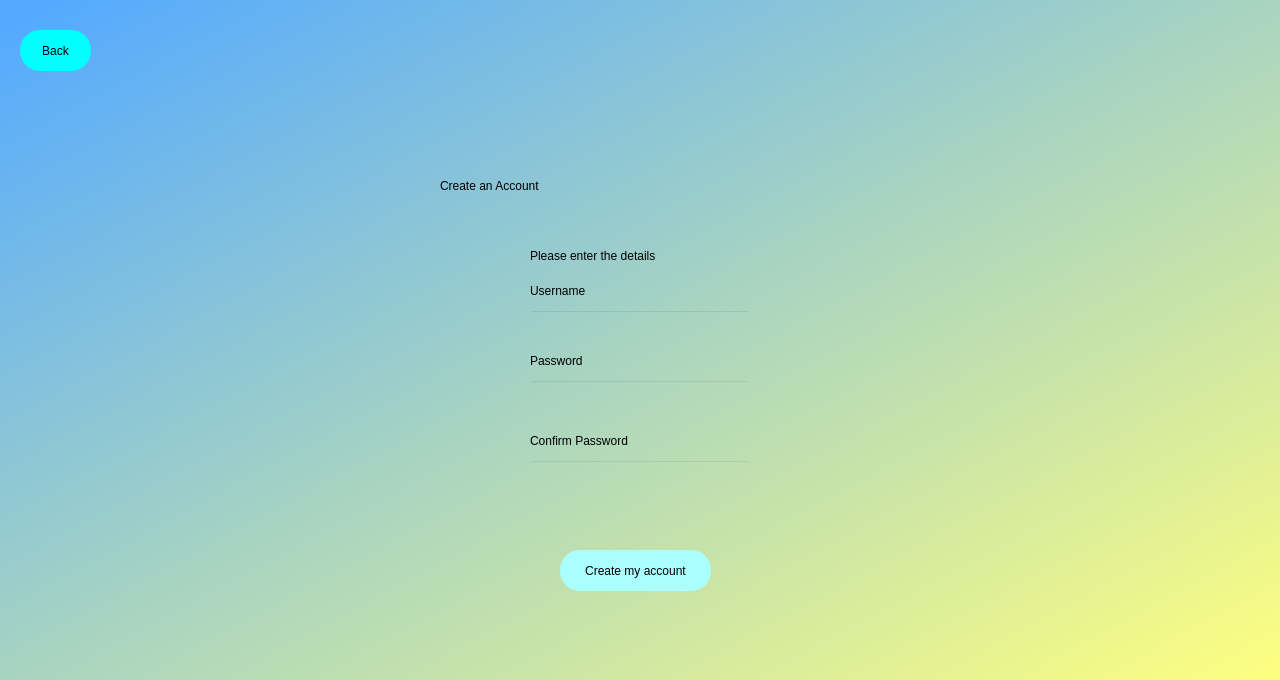
<?xml version="1.0" encoding="UTF-8"?>
<ui version="4.0">
 <class>Dialog</class>
 <widget class="QDialog" name="Dialog">
  <property name="geometry">
   <rect>
    <x>0</x>
    <y>0</y>
    <width>1280</width>
    <height>680</height>
   </rect>
  </property>
  <property name="windowTitle">
   <string>Dialog</string>
  </property>
  <widget class="QWidget" name="bgwidget" native="true">
   <property name="geometry">
    <rect>
     <x>0</x>
     <y>0</y>
     <width>1280</width>
     <height>680</height>
    </rect>
   </property>
   <property name="styleSheet">
    <string notr="true">QWidget#bgwidget{
background-color: qlineargradient(spread:pad, x1:0.0113636, y1:0.034, x2:1, y2:1, stop:0 rgba(85, 170, 255, 255), stop:1 rgba(255, 255, 127, 255));}</string>
   </property>
   <widget class="QLabel" name="label">
    <property name="geometry">
     <rect>
      <x>440</x>
      <y>150</y>
      <width>371</width>
      <height>71</height>
     </rect>
    </property>
    <property name="styleSheet">
     <string notr="true">color: rgb(0, 0, 0);
font: 36pt &quot;Calibri&quot;;</string>
    </property>
    <property name="text">
     <string>Create an Account</string>
    </property>
   </widget>
   <widget class="QLabel" name="label_2">
    <property name="geometry">
     <rect>
      <x>530</x>
      <y>230</y>
      <width>231</width>
      <height>51</height>
     </rect>
    </property>
    <property name="styleSheet">
     <string notr="true">font: 16pt &quot;Arial&quot;;
color: rgb(0, 0, 0);</string>
    </property>
    <property name="text">
     <string>Please enter the details</string>
    </property>
   </widget>
   <widget class="QPushButton" name="createnewbutton">
    <property name="geometry">
     <rect>
      <x>560</x>
      <y>550</y>
      <width>151</width>
      <height>41</height>
     </rect>
    </property>
    <property name="styleSheet">
     <string notr="true">border-radius: 20px;
font: 12pt &quot;Arial&quot;;
background-color: rgb(170, 255, 255);</string>
    </property>
    <property name="text">
     <string>Create my account</string>
    </property>
   </widget>
   <widget class="QLineEdit" name="emailfield">
    <property name="geometry">
     <rect>
      <x>530</x>
      <y>310</y>
      <width>221</width>
      <height>31</height>
     </rect>
    </property>
    <property name="styleSheet">
     <string notr="true">background-color: rgba(0,0,0,0);
font: 12pt &quot;Arial&quot;;</string>
    </property>
   </widget>
   <widget class="QLineEdit" name="passwordfield">
    <property name="geometry">
     <rect>
      <x>530</x>
      <y>380</y>
      <width>221</width>
      <height>31</height>
     </rect>
    </property>
    <property name="styleSheet">
     <string notr="true">background-color: rgba(0,0,0,0);
font: 12pt &quot;Arial&quot;;</string>
    </property>
    <property name="echoMode">
     <enum>QLineEdit::Password</enum>
    </property>
   </widget>
   <widget class="QLabel" name="label_3">
    <property name="geometry">
     <rect>
      <x>530</x>
      <y>280</y>
      <width>71</width>
      <height>21</height>
     </rect>
    </property>
    <property name="styleSheet">
     <string notr="true">font: 12pt &quot;Arial&quot;;</string>
    </property>
    <property name="text">
     <string>Username</string>
    </property>
   </widget>
   <widget class="QLabel" name="label_4">
    <property name="geometry">
     <rect>
      <x>530</x>
      <y>350</y>
      <width>71</width>
      <height>21</height>
     </rect>
    </property>
    <property name="styleSheet">
     <string notr="true">font: 12pt &quot;Arial&quot;;</string>
    </property>
    <property name="text">
     <string>Password</string>
    </property>
   </widget>
   <widget class="QLabel" name="error">
    <property name="geometry">
     <rect>
      <x>530</x>
      <y>510</y>
      <width>481</width>
      <height>21</height>
     </rect>
    </property>
    <property name="styleSheet">
     <string notr="true">color: rgb(255, 0, 0);
font: 12pt &quot;Arial&quot;;</string>
    </property>
    <property name="text">
     <string/>
    </property>
   </widget>
   <widget class="QLineEdit" name="confirmpasswordfield">
    <property name="geometry">
     <rect>
      <x>530</x>
      <y>460</y>
      <width>221</width>
      <height>31</height>
     </rect>
    </property>
    <property name="styleSheet">
     <string notr="true">background-color: rgba(0,0,0,0);
font: 12pt &quot;Arial&quot;;</string>
    </property>
    <property name="echoMode">
     <enum>QLineEdit::Password</enum>
    </property>
   </widget>
   <widget class="QLabel" name="label_5">
    <property name="geometry">
     <rect>
      <x>530</x>
      <y>430</y>
      <width>141</width>
      <height>21</height>
     </rect>
    </property>
    <property name="styleSheet">
     <string notr="true">font: 12pt &quot;Arial&quot;;</string>
    </property>
    <property name="text">
     <string>Confirm Password</string>
    </property>
   </widget>
   <widget class="QPushButton" name="backwelcome">
    <property name="geometry">
     <rect>
      <x>20</x>
      <y>30</y>
      <width>71</width>
      <height>41</height>
     </rect>
    </property>
    <property name="styleSheet">
     <string notr="true">border-radius: 20px;
background-color: rgb(0, 255, 255);
font: 12pt &quot;Arial&quot;;</string>
    </property>
    <property name="text">
     <string>Back</string>
    </property>
   </widget>
  </widget>
 </widget>
 <resources/>
 <connections/>
</ui>
